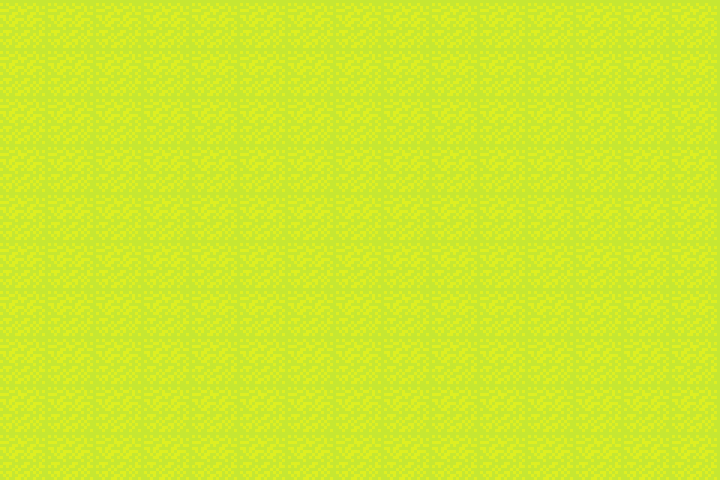

Below is a game level as drawn by its tile map, then a one-line description and the .tmx file that defines it, in full:
An orthogonal 15x10 tile map with 48x48 px tiles, 1 tile layer (Tile Layer 1).

<map version="1.0" orientation="orthogonal" renderorder="right-down" width="15" height="10" tilewidth="48" tileheight="48" nextobjectid="1">
 <tileset firstgid="1" name="terrain" tilewidth="48" tileheight="48" tilecount="854" columns="61">
  <image source="../sprite/terrain.png" width="2928" height="672" />
 </tileset>
 <layer name="Tile Layer 1" width="15" height="10">
  <data encoding="csv">
257,257,257,257,257,257,257,257,257,257,257,257,257,257,257,
257,257,257,257,257,257,257,257,257,257,257,257,257,257,257,
257,257,257,257,257,257,257,257,257,257,257,257,257,257,257,
257,257,257,257,257,257,257,257,257,257,257,257,257,257,257,
257,257,257,257,257,257,257,257,257,257,257,257,257,257,257,
257,257,257,257,257,257,257,257,257,257,257,257,257,257,257,
257,257,257,257,257,257,257,257,257,257,257,257,257,257,257,
257,257,257,257,257,257,257,257,257,257,257,257,257,257,257,
257,257,257,257,257,257,257,257,257,257,257,257,257,257,257,
257,257,257,257,257,257,257,257,257,257,257,257,257,257,257
</data>
 </layer>
</map>
